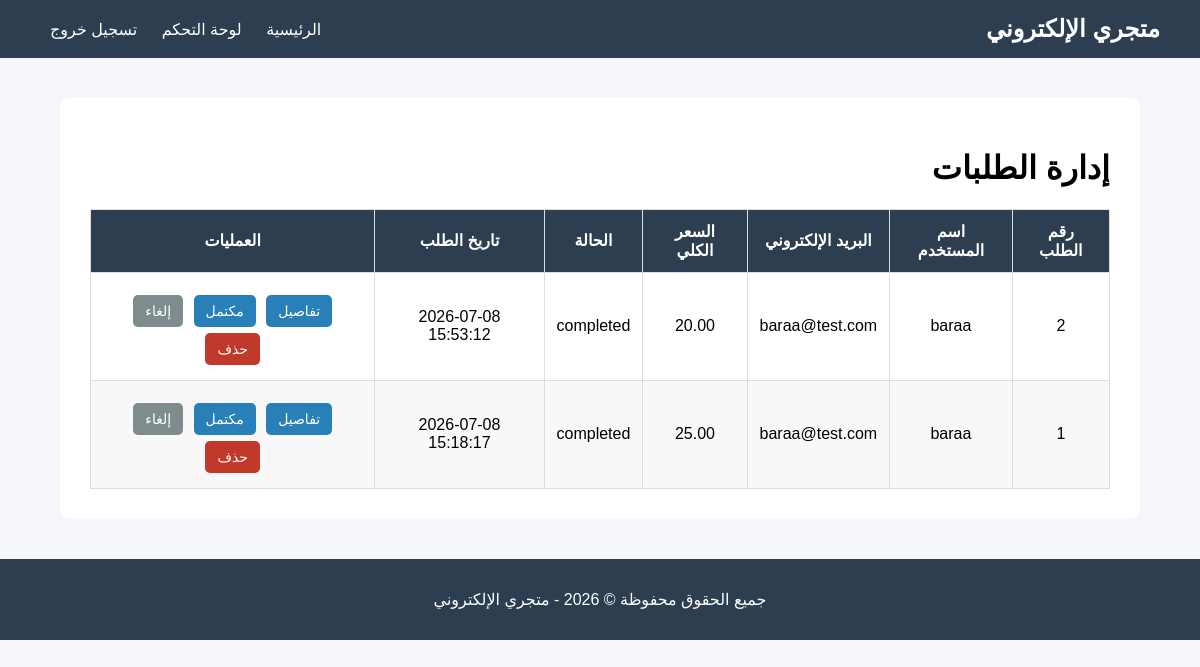
The app's page /admin/orders.php (signed in) with its own data.
### tables this page shows
CREATE TABLE `orders` (
  `id` int(11) NOT NULL,
  `user_id` int(11) DEFAULT NULL,
  `total_price` decimal(10,2) NOT NULL DEFAULT 0.00,
  `status` enum('pending','completed','cancelled') DEFAULT 'pending',
  `created_at` timestamp NOT NULL DEFAULT current_timestamp()
);

CREATE TABLE `users` (
  `id` int(11) NOT NULL,
  `name` varchar(100) NOT NULL,
  `email` varchar(150) NOT NULL,
  `password` varchar(255) NOT NULL,
  `role` enum('admin','user') DEFAULT 'user',
  `created_at` timestamp NOT NULL DEFAULT current_timestamp()
);

### admin/orders.php (the view, shortened to what this page needs)
<?php
require_once __DIR__ . "/../config/database.php";
$orders = mysqli_query($conn, "
    SELECT orders.*, users.name AS user_name, users.email
    FROM orders
    LEFT JOIN users ON orders.user_id = users.id
    ORDER BY orders.id DESC
");
?>
<?php include __DIR__ . "/../includes/header.php"; ?>
<h1>إدارة الطلبات</h1>
<table class="data-table">
    <thead>
        <tr>
            <th>رقم الطلب</th>
            <th>اسم المستخدم</th>
            <th>البريد الإلكتروني</th>
            <th>السعر الكلي</th>
            <th>الحالة</th>
            <th>تاريخ الطلب</th>
            <th>العمليات</th>
        </tr>
    </thead>
    <tbody>
        <?php if (mysqli_num_rows($orders) > 0) { ?>
            <?php while ($order = mysqli_fetch_assoc($orders)) { ?>
                <tr>
                    <td><?php echo $order["id"]; ?></td>
                    <td><?php echo htmlspecialchars($order["user_name"]); ?></td>
                    <td><?php echo htmlspecialchars($order["email"]); ?></td>
                    <td><?php echo htmlspecialchars($order["total_price"]); ?></td>
                    <td><?php echo htmlspecialchars($order["status"]); ?></td>
                    <td><?php echo htmlspecialchars($order["created_at"]); ?></td>
                    <td>
    <a class="btn edit" href="order_details.php?id=<?php echo $order["id"]; ?>">تفاصيل</a>
    <a class="btn edit" href="orders.php?complete_id=<?php echo $order["id"]; ?>">مكتمل</a>
    <a class="btn secondary" href="orders.php?cancel_id=<?php echo $order["id"]; ?>">إلغاء</a>
    <a class="btn delete"
       href="orders.php?delete_id=<?php echo $order["id"]; ?>"
       onclick="return confirm('هل أنت متأكد من حذف الطلب؟');">
        حذف
    </a>
</td>
                </tr>
            <?php } ?>
        <?php } else { ?>
            <tr>
                <td colspan="7">لا توجد طلبات حاليًا</td>
            </tr>
        <?php } ?>
    </tbody>
</table>
<?php include __DIR__ . "/../includes/footer.php"; ?>

### assets/css/style.css (style rules this page uses)
body { font-family: Arial, sans-serif; background-color: #f5f6fa; margin: 0; direction: rtl; }
.data-table { width: 100%; border-collapse: collapse; margin-top: 20px; }
.data-table th, .data-table td { border: 1px solid #ddd; padding: 12px; text-align: center; }
.data-table th { background-color: #2c3e50; color: white; }
.data-table tr:nth-child(even) { background-color: #f8f8f8; }
.btn { display: inline-block; padding: 8px 12px; border-radius: 5px; text-decoration: none; color: white; margin: 3px; font-size: 14px; }
.btn.edit { background-color: #2980b9; }
.btn.delete { background-color: #c0392b; }
.btn.secondary { background-color: #7f8c8d; text-align: center; margin-top: 10px; }

### records on screen
orders: id "2", user.name "baraa", user.email "baraa@test.com", total_price "20.00", status "completed", created_at "2026-07-08 15:53:12"
orders: id "1", user.name "baraa", user.email "baraa@test.com", total_price "25.00", status "completed", created_at "2026-07-08 15:18:17"
